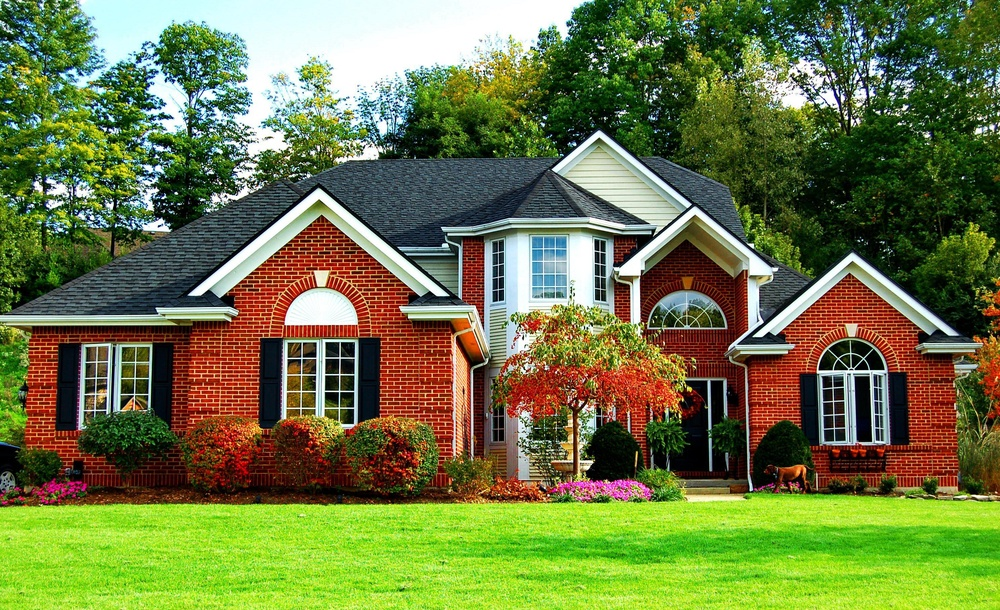
#> input picture images/input/home2.jpg, 1000 x 610 px, shrunk from 2976 x 1816 before the run
$ python main.py images/input/home2.jpg images/input/home3.jpg
#> lines starting #> are read from the running program, lines starting #| are printed output that depends on the picture
### features/feature.py
import os
from typing import Literal

import cv2 as cv
import numpy as np


class Feature:
    def __init__(
        self,
        filepath: str,
        desc_out: str,
        img: np.ndarray | None = None,
        save_img_out: bool = False,
        img_out: str = "",
        ext: Literal["npy", "txt", "csv"] = "npy",
    ):
        self.filepath = filepath
        self.__basename = Feature.get_base_name(self.filepath)

        self.desc_out = desc_out

        self.img = img or self.__gen_img()
        self.gray = self.__gen_gray_img()

        self.save_img_out = save_img_out
        if self.save_img_out and img_out == "":
            raise ValueError(
                "parameter img_out must be provided when save_img is settled to True!"
            )
        self.img_out = img_out
        self.ext = ext

        self._feature_name = "Feature"
        self.feature = None
        self.kp: tuple | None = None
        self.desc: np.ndarray | None = None

    @staticmethod
    def get_base_name(filepath: str) -> str:
        basename = os.path.basename(filepath)
        *names, _ = basename.split(".")
        return ".".join(names)

    @staticmethod
    def save_txt(filepath: str, arr: np.ndarray):
        np.savetxt(filepath, arr)

    @staticmethod
    def save_csv(filepath: str, arr: np.ndarray):
        np.savetxt(filepath, arr, delimiter=",")

    @staticmethod
    def save_npy(filepath: str, arr: np.ndarray):
        np.save(filepath, arr)

    def detect(self) -> tuple:
        if self.feature is None:
            raise ValueError("Feature must be initiated!")
        self.kp = self.feature.detect(self.gray, None)
        return self.kp

    def compute(self) -> tuple[tuple, np.ndarray]:
        if self.feature is None:
            raise ValueError("Feature must be initiated!")
        self.kp, self.desc = self.feature.compute(self.gray, self.kp)
        return (self.kp, self.desc)

    def extract(self) -> tuple[tuple, np.ndarray]:
        self.detect()
        return self.compute()

    def __gen_img(self) -> np.ndarray:
        return cv.imread(self.filepath)
#> returned value is the input picture: shape (610, 1000, 3); mean B, G, R 68.7, 120.9, 109

    def __gen_gray_img(self) -> np.ndarray:
        return cv.cvtColor(self.img, cv.COLOR_BGR2GRAY)
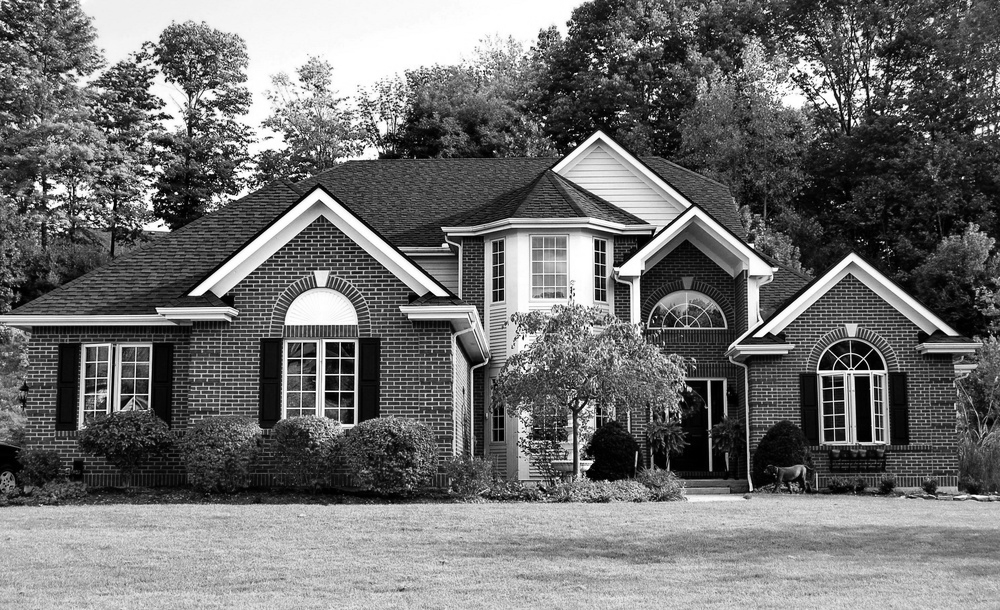
#> returned value: shape (610, 1000); min 0, max 255, mean 111.4

    def save_img(self) -> str:
        if not self.save_img_out:
            return f"{self.save_img=} not saving image"

        if self.kp is None:
            raise ValueError("Keypoints must be initiated!")

        save_dir = os.path.join(self.img_out, self._feature_name)
        save_name = f"{self._feature_name.lower()}_keypoints_{self.__basename}.jpg"
        save_path = os.path.join(save_dir, save_name)
        os.makedirs(save_dir, exist_ok=True)
        img_out = cv.drawKeypoints(
            self.gray,
            self.kp,
            self.img,
            flags=cv.DRAW_MATCHES_FLAGS_DRAW_RICH_KEYPOINTS,
        )
        cv.imwrite(save_path, img_out)
        return save_path

    def save_desc(self) -> str:
        if self.desc is None:
            raise ValueError("Descriptors must be initiated!")

        save_dir = os.path.join(self.desc_out, self._feature_name)
        save_name = (
            f"{self._feature_name.lower()}_descriptors_{self.__basename}.{self.ext}"
        )
        save_path = os.path.join(save_dir, save_name)
        os.makedirs(save_dir, exist_ok=True)
        getattr(Feature, f"save_{self.ext}")(save_path, self.desc)
        return save_path

    def save(self) -> tuple[str, str]:
        return (self.save_desc(), self.save_img())

    def pipeline(self) -> tuple[str, str]:
        self.extract()
#> in detect, `self.kp = self.feature.detect(self.gray, None)`: self.kp = 6208 keypoints; strongest (x, y, size): (176, 193, 2), (220, 183, 1.8), (575, 144, 2.2), (885, 111, 1.9)
        return self.save()

### features/feat_SIFT.py
from typing import Literal

import cv2 as cv
import numpy as np

from features.feature import Feature


class FeatSIFT(Feature):
    def __init__(
        self,
        filepath: str,
        desc_out: str,
        img: np.ndarray | None = None,
        save_img_out: bool = False,
        img_out: str = "",
        ext: Literal["npy", "txt", "csv"] = "npy",
    ):
        super().__init__(filepath, desc_out, img, save_img_out, img_out, ext)
        self._feature_name = "SIFT"
        self.feature = cv.SIFT_create()

### main.py
import os

from features.feat_SIFT import FeatSIFT


def main(img, desc, save_img, img_out, ext):
    if os.path.isfile(img):
        feat = FeatSIFT(
            filepath=img, desc_out=desc, save_img_out=save_img, img_out=img_out, ext=ext
        )
        print(f"Feature extraction for {img} using {feat._feature_name}")
        d_out, i_out = feat.pipeline()
        print(f"Descriptors saved to {d_out}")
        print(f"Descriptors shape: {feat.desc.shape}")
#| Descriptors shape: (6208, 128)
        if save_img:
            print(f"Image saved to {i_out}\n")
    elif os.path.isdir(img):
        for file in os.listdir(img):
            filepath = os.path.join(img, file)
            if os.path.isfile(filepath) and (
                file.endswith(".jpg") or file.endswith(".png")
            ):
                feat = FeatSIFT(
                    filepath=filepath,
                    desc_out=desc,
                    ext=ext,
                    save_img_out=save_img,
                    img_out=img_out,
                )
                print(f"Feature extraction for {filepath} using {feat._feature_name}")
                d_out, i_out = feat.pipeline()
                print(f"Descriptors saved to {d_out}")
                print(f"Descriptors shape: {feat.desc.shape}")
                if save_img:
                    print(f"Image saved to {i_out}\n")
    else:
        raise ValueError("img must be a file or a directory!")


if __name__ == "__main__":
    import argparse

    parser = argparse.ArgumentParser()
    parser.add_argument("img", help="image file path or directory containing images")
    parser.add_argument("desc", help="descriptor file path")
    parser.add_argument("--save_img", help="save image", action="store_true")
    parser.add_argument(
        "--img_out",
        help="image output file path",
        default=os.path.join(os.getcwd(), "output"),
    )
    parser.add_argument("--ext", help="descriptor file extension", default="npy")
    args = parser.parse_args()
    main(args.img, args.desc, args.save_img, args.img_out, args.ext)
